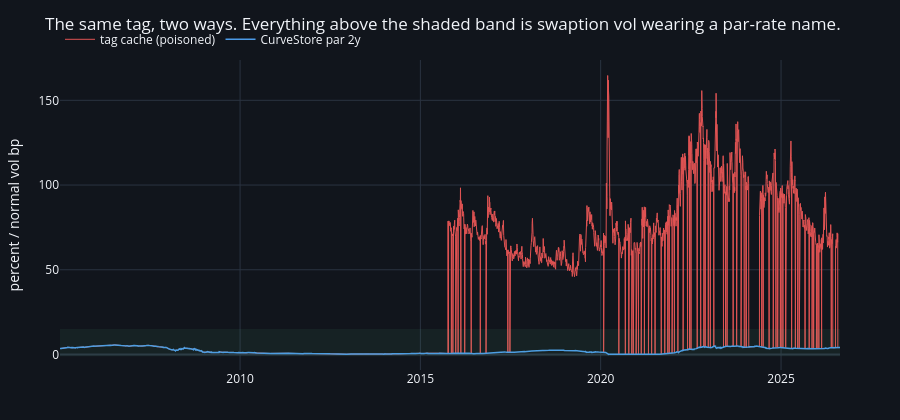

The notebook cell this image was saved under:
### Code cell
tag = None
try:
    import fed_sentiment_lead_data as _L
    tag = _L.read_cached_rate(_L.TAG_SOFR_2Y)
except Exception as exc:  # noqa: BLE001
    print("tag cache unreadable:", exc)

fig = go.Figure()
if tag is not None:
    fig.add_trace(go.Scatter(x=tag.index, y=tag.values, name="tag cache (poisoned)",
                             line=dict(color=RED, width=1)))
fig.add_trace(go.Scatter(x=RATE.index, y=RATE.values, name="CurveStore par 2y",
                         line=dict(color=BLUE, width=1.5)))
fig.add_hrect(y0=PX.RATE_SANE_BAND[0], y1=PX.RATE_SANE_BAND[1], fillcolor=GREEN,
              opacity=0.07, line_width=0)
style(fig, 420, "The same tag, two ways. Everything above the shaded band is "
                "swaption vol wearing a par-rate name.")
fig.update_yaxes(title="percent / normal vol bp")
fig.show()

### Figure 1 — Plotly figure (JSON) as saved in the notebook; plotly's stock layout.template omitted (floating-point values rounded to 4 significant figures; data arrays with more than 128 entries replaced by an {"elided": "..."} marker saying what was removed)
{"data": [{"line": {"color": "#e05353", "width": 1}, "name": "tag cache (poisoned)", "type": "scatter", "x": {"elided": "5507 str values"}, "y": {"elided": "5507 float values"}}, {"line": {"color": "#4c9be8", "width": 1.5}, "name": "CurveStore par 2y", "type": "scatter", "x": {"elided": "5516 str values"}, "y": {"elided": "5516 float values"}}], "layout": {"font": {"size": 12}, "height": 420, "legend": {"orientation": "h", "x": 0, "y": 1.02, "yanchor": "bottom"}, "margin": {"b": 50, "l": 60, "r": 60, "t": 60}, "paper_bgcolor": "#11151c", "plot_bgcolor": "#11151c", "shapes": [{"fillcolor": "#5cc98c", "line": {"width": 0}, "opacity": 0.07, "type": "rect", "x0": 0, "x1": 1, "xref": "x domain", "y0": -1.0, "y1": 15.0, "yref": "y"}], "title": {"text": "The same tag, two ways. Everything above the shaded band is swaption vol wearing a par-rate name."}, "xaxis": {"gridcolor": "#2a3340", "zerolinecolor": "#2a3340"}, "yaxis": {"gridcolor": "#2a3340", "title": {"text": "percent / normal vol bp"}, "zerolinecolor": "#2a3340"}}}
